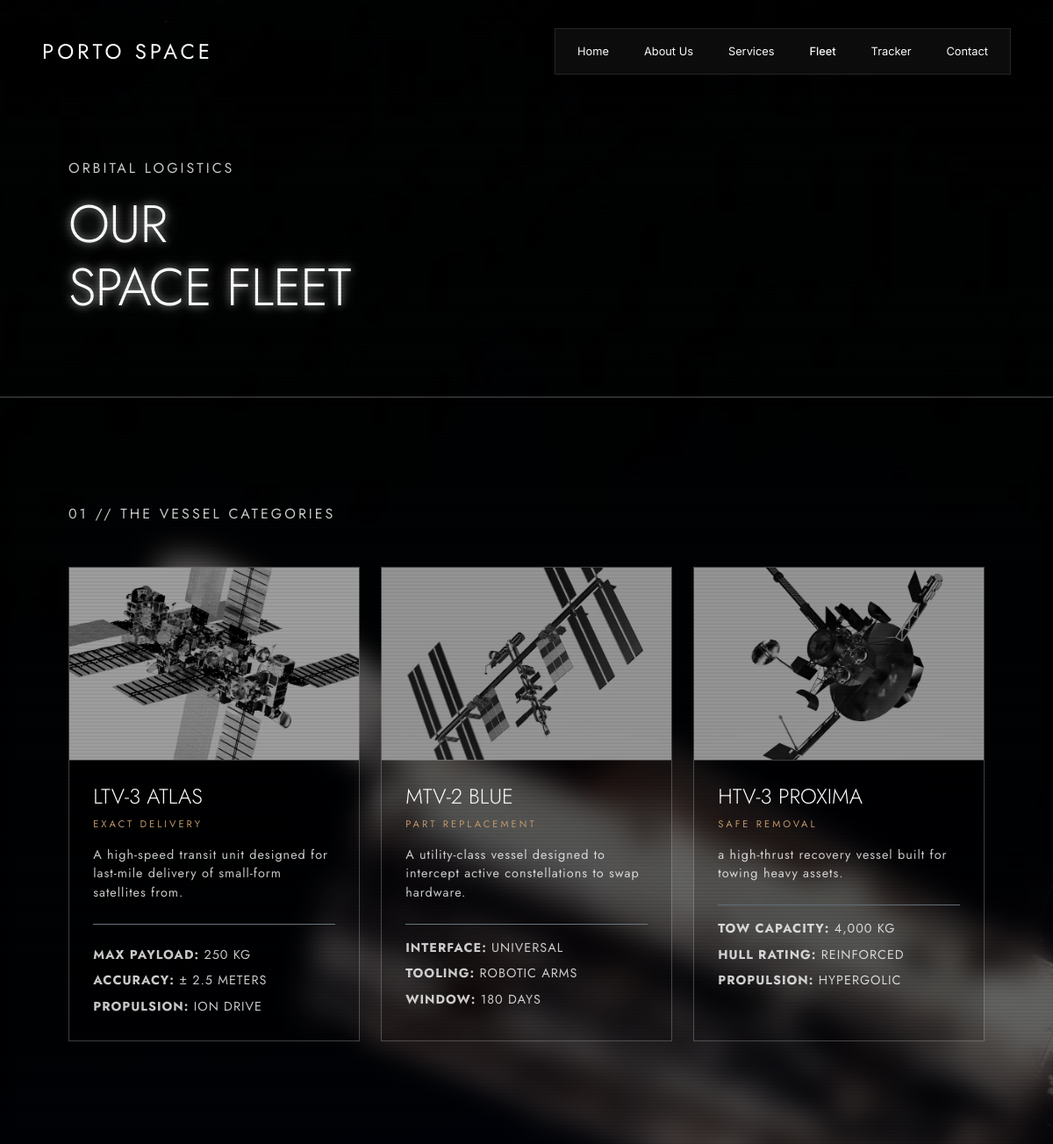
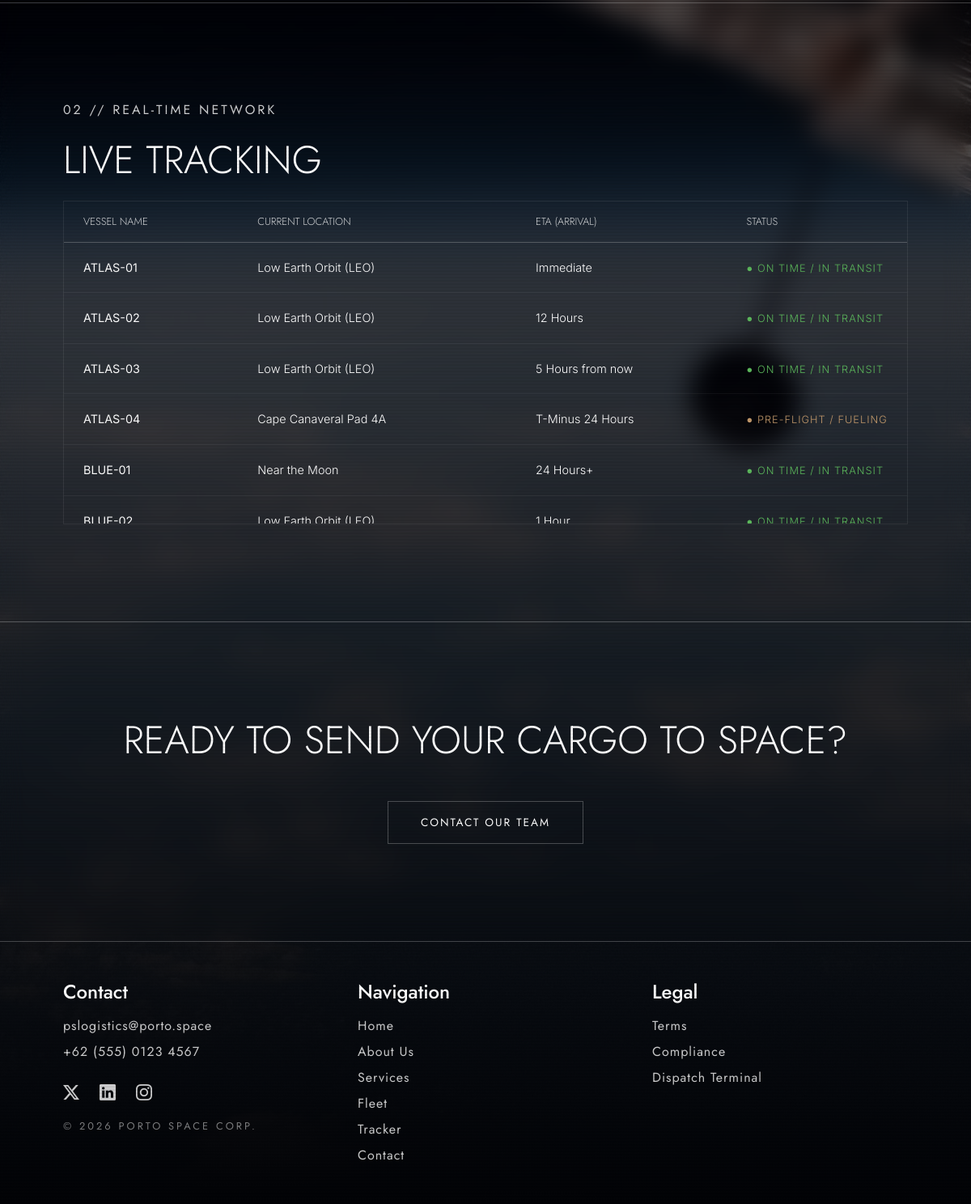
/fleet.php, run on the app's committed database (2 pictures, top to bottom).
### tables this page shows
CREATE TABLE `tb_fleet` (
  `id` int(11) NOT NULL,
  `vessel_name` varchar(100) NOT NULL,
  `location` varchar(255) NOT NULL,
  `eta` varchar(100) NOT NULL,
  `status_text` varchar(255) NOT NULL,
  `status_type` varchar(50) NOT NULL
);

### fleet.php (the view, shortened to what this page needs)
<?php
require_once 'koneksidb.php';
$query = "SELECT * FROM tb_fleet ORDER BY id ASC";
$result = mysqli_query($koneksidb, $query);
?>
<!DOCTYPE html>
<html lang="en">
<head>
    <link href="https://cdn.jsdelivr.net/npm/bootstrap@5.3.0/dist/css/bootstrap.min.css" rel="stylesheet">
    <link rel="stylesheet" href="https://cdn.jsdelivr.net/npm/bootstrap-icons@1.11.3/font/bootstrap-icons.min.css">
    <link rel="stylesheet" href="style.css">
</head>
<body>
    <img src="assets/bg/fleet-bg.webp" alt="" class="sub-hero-bg brightness-70" aria-hidden="true">
    <div class="hero-overlay"></div>
    <div class="scanline-overlay" aria-hidden="true"></div>
    <?php include 'navbar.php'; ?>
    <header class="sub-hero bg-transparent">
        <div class="container px-4 px-md-5">
            <span class="label-text d-block mb-3">Orbital Logistics</span>
            <h1 class="sub-hero-title">Our<br>Space Fleet</h1>
        </div>
    </header>
    <main>
        <section class="section-padding">
            <div class="container px-4 px-md-5">
                <span class="label-text d-block mb-5">01 // The Vessel Categories</span>
                <div class="row g-4">
                    <div class="col-lg-4">
                        <div class="glass-panel service-card h-100">
                            <div class="service-image-container">
                                <img src="assets/fleet/atlas.webp" alt="LTV-3 ATLAS">
                            </div>
                            <div class="service-card-content">
                                <h4 class="mb-2">LTV-3 ATLAS</h4>
                                <span class="label-text d-block mb-3 fleet-category">EXACT DELIVERY</span>
                                <p class="muted-text fs-9rem">
                                A high-speed transit unit designed for last-mile delivery of small-form satellites from.
                                </p>
                                <div class="mt-4 pt-4 border-top border-secondary">
                                    <p class="muted-text mb-2 fs-9rem"><strong>MAX PAYLOAD:</strong> 250 KG</p>
                                    <p class="muted-text mb-2 fs-9rem"><strong>ACCURACY:</strong> ± 2.5 METERS</p>
                                    <p class="muted-text mb-0 fs-9rem"><strong>PROPULSION:</strong> ION DRIVE</p>
                                </div>
                            </div>
                        </div>
                    </div>
                    <div class="col-lg-4">
                        <div class="glass-panel service-card h-100">
                            <div class="service-image-container">
                                <img src="assets/fleet/blue.webp" alt="MTV-2 BLUE">
                            </div>
                            <div class="service-card-content">
                                <h4 class="mb-2">MTV-2 BLUE</h4>
                                <span class="label-text d-block mb-3 fleet-category">PART REPLACEMENT</span>
                                <p class="muted-text fs-9rem">
                                A utility-class vessel designed to intercept active constellations to swap hardware.
                                </p>
                                <div class="mt-4 pt-3 border-top border-secondary">
                                    <p class="muted-text mb-2 fs-9rem"><strong>INTERFACE:</strong> UNIVERSAL</p>
                                    <p class="muted-text mb-2 fs-9rem"><strong>TOOLING:</strong> ROBOTIC ARMS</p>
                                    <p class="muted-text mb-0 fs-9rem"><strong>WINDOW:</strong> 180 DAYS</p>
                                </div>
                            </div>
                        </div>
                    </div>
                    <div class="col-lg-4">
                        <div class="glass-panel service-card h-100">
                            <div class="service-image-container">
                                <img src="assets/fleet/proxima.webp" alt="HTV-3 PROXIMA">
                            </div>
                            <div class="service-card-content">
                                <h4 class="mb-2">HTV-3 PROXIMA</h4>
                                <span class="label-text d-block mb-3 fleet-category">SAFE REMOVAL</span>
                                <p class="muted-text fs-9rem">
                                a high-thrust recovery vessel built for towing heavy assets.
                                </p>
                                <div class="mt-4 pt-3 border-top border-secondary">
                                    <p class="muted-text mb-2 fs-9rem"><strong>TOW CAPACITY:</strong> 4,000 KG</p>
                                    <p class="muted-text mb-2 fs-9rem"><strong>HULL RATING:</strong> REINFORCED</p>
                                    <p class="muted-text mb-0 fs-9rem"><strong>PROPULSION:</strong> HYPERGOLIC</p>
                                </div>
                            </div>
                        </div>
                    </div>
                </div>
            </div>
        </section>
        <section class="section-padding border-top-thin">
            <div class="container px-4 px-md-5">
                <span class="label-text d-block mb-4">02 // Real-Time Network</span>
                <h2>Live Tracking</h2>
                <div class="scrollable-table-container table-responsive">
                    <table class="table-custom w-100 m-0">
                        <thead>
                            <tr>
                                <th style="width: 22%; padding-left: 24px;">VESSEL NAME</th>
                                <th style="width: 33%;">CURRENT LOCATION</th>
                                <th style="width: 25%;">ETA (ARRIVAL)</th>
                                <th style="width: 20%;">STATUS</th>
                            </tr>
                        </thead>
                        <tbody>
                        <?php if (mysqli_num_rows($result) > 0): ?>
                            <?php while ($vessel = mysqli_fetch_assoc($result)): ?>
                                <tr>
                                    <td style="padding-left: 24px;"><strong><?php echo htmlspecialchars($vessel['vessel_name']); ?></strong></td>
                                    <td><?php echo htmlspecialchars($vessel['location']); ?></td>
                                    <td><?php echo htmlspecialchars($vessel['eta']); ?></td>
                                    <td>
                                        <span class="status-badge status--<?php echo htmlspecialchars($vessel['status_type']); ?>">
                                            ● <?php echo htmlspecialchars($vessel['status_text']); ?>
                                        </span>
                                    </td>
                                </tr>
                            <?php endwhile; ?>
                            <?php else: ?>
                                <tr>
                                    <td colspan="4" style="text-align: center; color: var(--text-muted);">No active telemetry signal detected.</td>
                                </tr>
                            <?php endif; ?>
                        </tbody>
                    </table>
                </div>
            </div>
        </section>
        <section class="section-padding border-top-thin">
            <div class="container px-4 px-md-5 text-center">
                <h2 class="mb-5">READY TO SEND YOUR CARGO TO SPACE?</h2>
                <div class="d-flex justify-content-center">
                    <a href="contact.php" class="btn-sleek">CONTACT OUR TEAM</a>
                </div>
            </div>
        </section>
    </main>
    <?php include 'footer.php'; ?>
</body>
</html>

### navbar.php (shortened to what this page needs)
<?php
$current_page = basename($_SERVER['PHP_SELF']);
?>
<nav class="custom-navbar">
    <a href="index.php" class="logo">PORTO SPACE</a>
    <div class="nav-links">
        <a href="index.php" class="<?php echo ($current_page == 'index.php') ? 'nav-active' : ''; ?>">Home</a>
        <a href="about.php" class="<?php echo ($current_page == 'about.php') ? 'nav-active' : ''; ?>">About Us</a>
        <a href="services.php" class="<?php echo ($current_page == 'services.php') ? 'nav-active' : ''; ?>">Services</a>
        <a href="fleet.php" class="<?php echo ($current_page == 'fleet.php') ? 'nav-active' : ''; ?>">Fleet</a>
        <a href="track.php" class="<?php echo ($current_page == 'track.php') ? 'nav-active' : ''; ?>">Tracker</a>
        <a href="contact.php" class="<?php echo ($current_page == 'contact.php') ? 'nav-active' : ''; ?>">Contact</a>
    </div>
</nav>

### footer.php
<footer class="py-5">
    <div class="container px-4 px-md-5">
        <div class="row g-5">
            <div class="col-12 col-md-4">
                <h4 class="text-white mb-3 footer-heading">Contact</h4>
                <p class="muted-text mb-2">pslogistics@porto.space</p>
                <p class="muted-text mb-4">+62 (555) 0123 4567</p>
                <div class="d-flex gap-4 mb-3">
                    <a href="https://x.com" class="muted-text fs-5 text-decoration-none"><i class="bi bi-twitter-x"></i></a>
                    <a href="https://linkedin.com" class="muted-text fs-5 text-decoration-none"><i class="bi bi-linkedin"></i></a>
                    <a href="https://instagram.com" class="muted-text fs-5 text-decoration-none"><i class="bi bi-instagram"></i></a>
                </div>
                <div class="label-text" style="opacity: 0.6; font-size: 0.8rem;">&copy; 2026 PORTO SPACE CORP.</div>
            </div>
            <div class="col-12 col-md-4">
                <h4 class="text-white mb-3 footer-heading">Navigation</h4>
                <div class="d-flex flex-column gap-2">
                    <a href="index.php" class="muted-text text-decoration-none">Home</a>
                    <a href="about.php" class="muted-text text-decoration-none">About Us</a>
                    <a href="services.php" class="muted-text text-decoration-none">Services</a>
                    <a href="fleet.php" class="muted-text text-decoration-none">Fleet</a>
                    <a href="track.php" class="muted-text text-decoration-none">Tracker</a>
                    <a href="contact.php" class="muted-text text-decoration-none">Contact</a>
                </div>
            </div>
            <div class="col-12 col-md-4">
                <h4 class="text-white mb-3 footer-heading">Legal</h4>
                <div class="d-flex flex-column gap-2">
                    <a href="terms.php" class="muted-text text-decoration-none">Terms</a>
                    <a href="compliance.php" class="muted-text text-decoration-none">Compliance</a>
                    <a href="login.php" class="muted-text text-decoration-none">Dispatch Terminal</a>
                </div>
            </div>
        </div>
    </div>
</footer>

### fleet.php (style rules this page uses)
.scrollable-table-container { max-height: 400px; overflow-y: auto; border: 1px solid rgba(255, 255, 255, 0.08); margin-top: 1.5rem; transition: border-color 0.3s ease; }

### data on the page
tb_fleet: vessel_name "ATLAS-01", location "Low Earth Orbit (LEO)", eta "Immediate", status_text "ON TIME / IN TRANSIT"
tb_fleet: vessel_name "ATLAS-02", location "Low Earth Orbit (LEO)", eta "12 Hours", status_text "ON TIME / IN TRANSIT"
tb_fleet: vessel_name "ATLAS-03", location "Low Earth Orbit (LEO)", eta "5 Hours from now", status_text "ON TIME / IN TRANSIT"
tb_fleet: vessel_name "ATLAS-04", location "Cape Canaveral Pad 4A", eta "T-Minus 24 Hours", status_text "PRE-FLIGHT / FUELING"
tb_fleet: vessel_name "BLUE-01", location "Near the Moon", eta "24 Hours+", status_text "ON TIME / IN TRANSIT"
tb_fleet: vessel_name "BLUE-02", location "Low Earth Orbit (LEO)", eta "1 Hour", status_text "ON TIME / IN TRANSIT"
